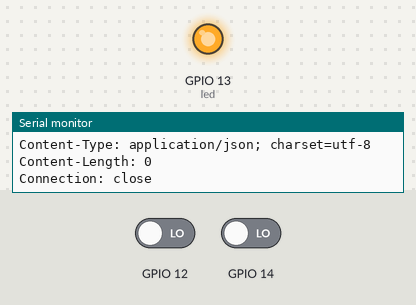
The sketch below on a simulated ESP8266 (NodeMCU). Shown: output pins drawn as LEDs (lit = HIGH), the last lines printed to the serial monitor. The inputs (shaded band) are chosen by the test bench; at power-on: GPIO 12 LOW, GPIO 14 LOW. WiFi joins after 1.5 s; servers stay silent unless stated; uploads are accepted with an empty reply.

Above: at 2.6 s.
At 8.2 s:
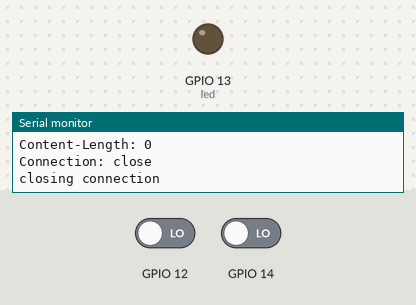
Timing chart, 0 to 10.4 s (numbered marks = the images above):
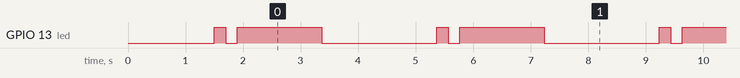

The sketch:

OWFS_Remote_control.ino
```cpp
//V.G.C. https://twitter.com/generator_cher
//remote control for OWFS
#include <ESP8266WiFi.h>
#include <WiFiClient.h>
#include <WiFiServer.h>
#include <WiFiUdp.h>
//Настройки Wi-Fi
const char* ssid = "SSID you network";//Name wireless network
const char* password = "you network password";//Password
const char* host = "you ip owfs server"; //OWFS adress
//Светодиодик
const int led = 13;
//GPIO12 -button ON
//GPIO14 -button OFF

void setup() {
  Serial.begin(115200);
  pinMode(led, OUTPUT);
  digitalWrite(led, 0);
  //Подключаемся к сети
  WiFi.mode(WIFI_STA); //Режим Wi-Fi клиент
  WiFi.begin(ssid, password);
  //Ждем подключение
  while (WiFi.status() != WL_CONNECTED) {
    delay(500);
    Serial.print(".");
  }
  Serial.println("");
  Serial.println("Client mode");// Говорим что мы в режиме клиент
  Serial.print("Connected to ");
  Serial.println(ssid);
  Serial.print("IP address: ");
  Serial.println(WiFi.localIP());
  }

void swich() {
  if (digitalRead(12)==1)
  {

  }
  else
  {
    //Мигаем светодиодом, говоря что кнопка нажата
    digitalWrite(led, 1);
    delay(200);
    digitalWrite(led, 0);
    delay(200);
    digitalWrite(led, 1);
    delay(200);
    //Формируем GET запрос к серверу для включения света
  Serial.print("connecting to ");
  Serial.println(host);
  // Use WiFiClient class to create TCP connections
  WiFiClient client;
  const int httpPort = 3001;//port owfs
  if (!client.connect(host, httpPort)) {
    Serial.println("connection failed");
    return;
  }
    // We now create a URI for the request
  String url = "/you_one_wire_device_id";
  url += "?PIO.A=";
  url += "on";
  Serial.print("Requesting URL: ");
  Serial.println(url);
  digitalWrite(led, 1);
  // This will send the request to the server
  client.print(String("GET ") + url + " HTTP/1.1\r\n" +
               "Host: " + host + "\r\n" +
               "Connection: close\r\n\r\n");
  // Read all the lines of the reply from server and print them to Serial
  while(client.available()){
    String line = client.readStringUntil('\r');
    Serial.print(line);
  }
  Serial.println();
  Serial.println("closing connection");
 digitalWrite(led, 0);
 delay(2000);
  };
  if (digitalRead(14)==1)
  {
  }
  else
  {
    digitalWrite(led, 1);
    delay(200);
    digitalWrite(led, 0);
    delay(200);
    digitalWrite(led, 1);
    delay(200);
   //Формируем GET запрос к серверу для выключения света
  Serial.print("connecting to ");
  Serial.println(host);
  // Use WiFiClient class to create TCP connections
  WiFiClient client;
  const int httpPort = 3001;
  if (!client.connect(host, httpPort)) {
    Serial.println("connection failed");
    return;
  }
    // We now create a URI for the request
  String url = "/you_one_wire_device_id";
  url += "?PIO.A=";
  url += "off";
  Serial.print("Requesting URL: ");
  Serial.println(url);
  digitalWrite(led, 1);
  // This will send the request to the server
  client.print(String("GET ") + url + " HTTP/1.1\r\n" +
               "Host: " + host + "\r\n" +
               "Connection: close\r\n\r\n");
  // Read all the lines of the reply from server and print them to Serial
  while(client.available()){
    String line = client.readStringUntil('\r');
    Serial.print(line);
  }
  Serial.println();
  Serial.println("closing connection");
 digitalWrite(led, 0);
 delay(2000);
    };
}
void loop() {
  //
swich();
}
```

Measured:
- by itself, GPIO 13 (led): repeats every 3.9 s: LOW 0.20 s, HIGH 1.5 s, LOW 2.0 s, HIGH 0.20 s
- by itself, everything shown: repeats every 3.9 s, in 4 steps
